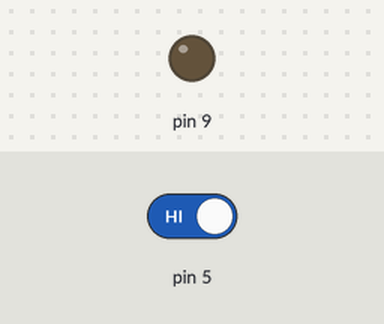
Simulated run of this sketch. Board: Arduino Uno, built with avr-gcc and run on an emulated ATmega328P. Parts: output pins drawn as LEDs (lit = HIGH). The inputs (shaded band) are chosen by the test bench; at power-on: pin 5 HIGH.

Above: at 1.2 s.
1.3 s: pin 5 driven LOW
At 1.8 s:
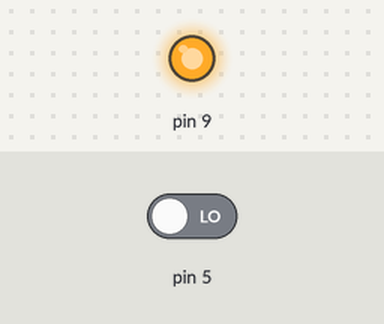
2.8 s: pin 5 driven HIGH
At 4.2 s:
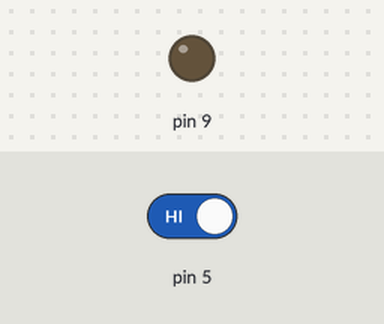
Timing chart, 0 to 5.8 s (numbered marks = the images above; inputs shaded):
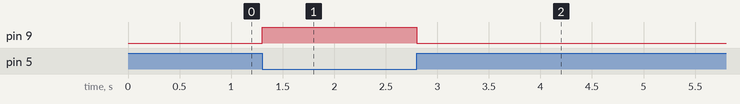

The sketch:

IR_Obstacle.ino
```cpp
void setup()
{
  pinMode(5,INPUT);
  pinMode(9,OUTPUT);
}

void loop()
{
  // put your main code here, to run repeatedly:
    if (digitalRead(5)==LOW)
      {
        digitalWrite((9),HIGH);
      }
      else if(digitalRead(5)==HIGH)
      {
        digitalWrite((9),LOW);
      }
}
```

Measured:
- after the input at 1.3 s, pin 9: LOW → HIGH at once
- after the input at 2.8 s, pin 9: HIGH → LOW at once
